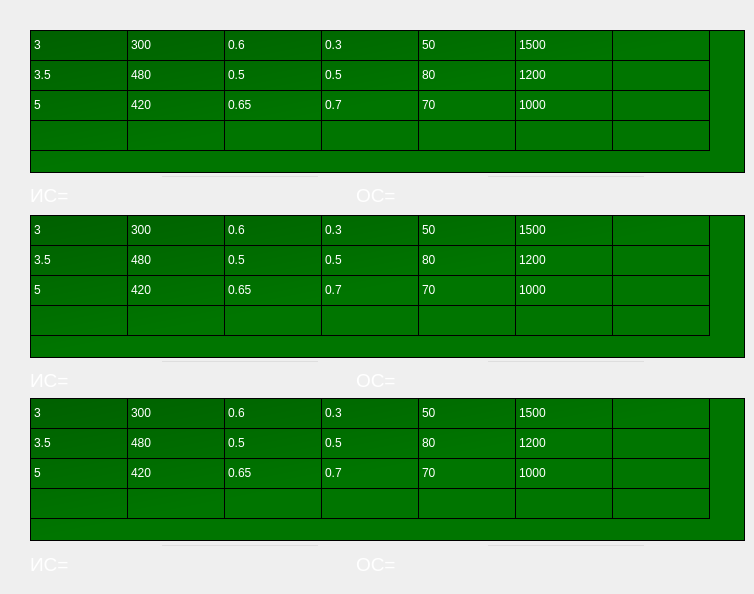
   <widget class="QWidget" name="MAI_5">
    <widget class="QTableWidget" name="tableWidget_33">
     <property name="geometry">
      <rect>
       <x>30</x>
       <y>30</y>
       <width>715</width>
       <height>143</height>
      </rect>
     </property>
     <property name="styleSheet">
      <string notr="true">QTableWidget
{
background-color: 
qlineargradient(x1: 0, y1: 0, x2: 0.5, y2: 0.5, stop: 0 #006000, stop: 1 #007500);
color:white;
}</string>
     </property>
     <property name="columnCount">
      <number>7</number>
     </property>
     <attribute name="horizontalHeaderVisible">
      <bool>false</bool>
     </attribute>
     <attribute name="horizontalHeaderCascadingSectionResizes">
      <bool>false</bool>
     </attribute>
     <attribute name="horizontalHeaderDefaultSectionSize">
      <number>97</number>
     </attribute>
     <attribute name="horizontalHeaderHighlightSections">
      <bool>false</bool>
     </attribute>
     <attribute name="verticalHeaderVisible">
      <bool>false</bool>
     </attribute>
     <attribute name="verticalHeaderCascadingSectionResizes">
      <bool>true</bool>
     </attribute>
     <attribute name="verticalHeaderHighlightSections">
      <bool>true</bool>
     </attribute>
     <row>
      <property name="text">
       <string>А</string>
      </property>
     </row>
     <row>
      <property name="text">
       <string>Б</string>
      </property>
     </row>
     <row>
      <property name="text">
       <string>В</string>
      </property>
     </row>
     <row>
      <property name="text">
       <string>sum</string>
      </property>
     </row>
     <column>
      <property name="text">
       <string>A</string>
      </property>
     </column>
     <column>
      <property name="text">
       <string>Б</string>
      </property>
     </column>
     <column>
      <property name="text">
       <string>В</string>
      </property>
     </column>
     <column>
      <property name="text">
       <string>П(а(i))</string>
      </property>
     </column>
     <column>
      <property name="text">
       <string>П(а(i))^(1/6)</string>
      </property>
     </column>
     <column>
      <property name="text">
       <string>x(i)</string>
      </property>
     </column>
     <column>
      <property name="text">
       <string>max(lambda)</string>
      </property>
     </column>
     <item row="0" column="0">
      <property name="text">
       <string>3</string>
      </property>
     </item>
     <item row="0" column="1">
      <property name="text">
       <string>300</string>
      </property>
     </item>
     <item row="0" column="2">
      <property name="text">
       <string>0.6</string>
      </property>
     </item>
     <item row="0" column="3">
      <property name="text">
       <string>0.3</string>
      </property>
     </item>
     <item row="0" column="4">
      <property name="text">
       <string>50</string>
      </property>
     </item>
     <item row="0" column="5">
      <property name="text">
       <string>1500</string>
      </property>
     </item>
     <item row="1" column="0">
      <property name="text">
       <string>3.5</string>
      </property>
     </item>
     <item row="1" column="1">
      <property name="text">
       <string>480</string>
      </property>
     </item>
     <item row="1" column="2">
      <property name="text">
       <string>0.5</string>
      </property>
     </item>
     <item row="1" column="3">
      <property name="text">
       <string>0.5</string>
      </property>
     </item>
     <item row="1" column="4">
      <property name="text">
       <string>80</string>
      </property>
     </item>
     <item row="1" column="5">
      <property name="text">
       <string>1200</string>
      </property>
     </item>
     <item row="2" column="0">
      <property name="text">
       <string>5</string>
      </property>
     </item>
     <item row="2" column="1">
      <property name="text">
       <string>420</string>
      </property>
     </item>
     <item row="2" column="2">
      <property name="text">
       <string>0.65</string>
      </property>
     </item>
     <item row="2" column="3">
      <property name="text">
       <string>0.7</string>
      </property>
     </item>
     <item row="2" column="4">
      <property name="text">
       <string>70</string>
      </property>
     </item>
     <item row="2" column="5">
      <property name="text">
       <string>1000</string>
      </property>
     </item>
    </widget>
    <widget class="QLineEdit" name="OS_9">
     <property name="geometry">
      <rect>
       <x>486</x>
       <y>175</y>
       <width>160</width>
       <height>30</height>
      </rect>
     </property>
     <property name="styleSheet">
      <string notr="true">QLineEdit
{
background: rgb(0,0,0,0);
color: white;
}</string>
     </property>
     <property name="text">
      <string/>
     </property>
    </widget>
    <widget class="QLabel" name="OS_1_l_9">
     <property name="geometry">
      <rect>
       <x>356</x>
       <y>175</y>
       <width>121</width>
       <height>41</height>
      </rect>
     </property>
     <property name="styleSheet">
      <string notr="true">QLabel
{
color: white;
}</string>
     </property>
     <property name="text">
      <string>&lt;html&gt;&lt;head/&gt;&lt;body&gt;&lt;p&gt;&lt;span style=&quot; font-size:14pt;&quot;&gt;ОС=&lt;/span&gt;&lt;/p&gt;&lt;/body&gt;&lt;/html&gt;</string>
     </property>
    </widget>
    <widget class="QLineEdit" name="IS_9">
     <property name="geometry">
      <rect>
       <x>160</x>
       <y>175</y>
       <width>160</width>
       <height>30</height>
      </rect>
     </property>
     <property name="styleSheet">
      <string notr="true">QLineEdit
{
background: rgb(0,0,0,0);
color: white;
}</string>
     </property>
     <property name="text">
      <string/>
     </property>
    </widget>
    <widget class="QLabel" name="IS_1_l_9">
     <property name="geometry">
      <rect>
       <x>30</x>
       <y>175</y>
       <width>121</width>
       <height>41</height>
      </rect>
     </property>
     <property name="styleSheet">
      <string notr="true">QLabel
{
color: white;
}</string>
     </property>
     <property name="text">
      <string>&lt;html&gt;&lt;head/&gt;&lt;body&gt;&lt;p&gt;&lt;span style=&quot; font-size:14pt;&quot;&gt;ИС=&lt;/span&gt;&lt;/p&gt;&lt;/body&gt;&lt;/html&gt;</string>
     </property>
    </widget>
    <widget class="QLabel" name="IS_1_l_10">
     <property name="geometry">
      <rect>
       <x>30</x>
       <y>360</y>
       <width>121</width>
       <height>41</height>
      </rect>
     </property>
     <property name="styleSheet">
      <string notr="true">QLabel
{
color: white;
}</string>
     </property>
     <property name="text">
      <string>&lt;html&gt;&lt;head/&gt;&lt;body&gt;&lt;p&gt;&lt;span style=&quot; font-size:14pt;&quot;&gt;ИС=&lt;/span&gt;&lt;/p&gt;&lt;/body&gt;&lt;/html&gt;</string>
     </property>
    </widget>
    <widget class="QLineEdit" name="IS_10">
     <property name="geometry">
      <rect>
       <x>160</x>
       <y>360</y>
       <width>160</width>
       <height>30</height>
      </rect>
     </property>
     <property name="styleSheet">
      <string notr="true">QLineEdit
{
background: rgb(0,0,0,0);
color: white;
}</string>
     </property>
     <property name="text">
      <string/>
     </property>
    </widget>
    <widget class="QLabel" name="OS_1_l_10">
     <property name="geometry">
      <rect>
       <x>356</x>
       <y>360</y>
       <width>121</width>
       <height>41</height>
      </rect>
     </property>
     <property name="styleSheet">
      <string notr="true">QLabel
{
color: white;
}</string>
     </property>
     <property name="text">
      <string>&lt;html&gt;&lt;head/&gt;&lt;body&gt;&lt;p&gt;&lt;span style=&quot; font-size:14pt;&quot;&gt;ОС=&lt;/span&gt;&lt;/p&gt;&lt;/body&gt;&lt;/html&gt;</string>
     </property>
    </widget>
    <widget class="QLineEdit" name="OS_10">
     <property name="geometry">
      <rect>
       <x>486</x>
       <y>360</y>
       <width>160</width>
       <height>30</height>
      </rect>
     </property>
     <property name="styleSheet">
      <string notr="true">QLineEdit
{
background: rgb(0,0,0,0);
color: white;
}</string>
     </property>
     <property name="text">
      <string/>
     </property>
    </widget>
    <widget class="QLineEdit" name="IS_11">
     <property name="geometry">
      <rect>
       <x>160</x>
       <y>544</y>
       <width>160</width>
       <height>30</height>
      </rect>
     </property>
     <property name="styleSheet">
      <string notr="true">QLineEdit
{
background: rgb(0,0,0,0);
color: white;
}</string>
     </property>
     <property name="text">
      <string/>
     </property>
    </widget>
    <widget class="QLabel" name="IS_1_l_11">
     <property name="geometry">
      <rect>
       <x>30</x>
       <y>544</y>
       <width>121</width>
       <height>41</height>
      </rect>
     </property>
     <property name="styleSheet">
      <string notr="true">QLabel
{
color: white;
}</string>
     </property>
     <property name="text">
      <string>&lt;html&gt;&lt;head/&gt;&lt;body&gt;&lt;p&gt;&lt;span style=&quot; font-size:14pt;&quot;&gt;ИС=&lt;/span&gt;&lt;/p&gt;&lt;/body&gt;&lt;/html&gt;</string>
     </property>
    </widget>
    <widget class="QLabel" name="OS_1_l_11">
     <property name="geometry">
      <rect>
       <x>356</x>
       <y>544</y>
       <width>121</width>
       <height>41</height>
      </rect>
     </property>
     <property name="styleSheet">
      <string notr="true">QLabel
{
color: white;
}</string>
     </property>
     <property name="text">
      <string>&lt;html&gt;&lt;head/&gt;&lt;body&gt;&lt;p&gt;&lt;span style=&quot; font-size:14pt;&quot;&gt;ОС=&lt;/span&gt;&lt;/p&gt;&lt;/body&gt;&lt;/html&gt;</string>
     </property>
    </widget>
    <widget class="QLineEdit" name="OS_11">
     <property name="geometry">
      <rect>
       <x>486</x>
       <y>544</y>
       <width>160</width>
       <height>30</height>
      </rect>
     </property>
     <property name="styleSheet">
      <string notr="true">QLineEdit
{
background: rgb(0,0,0,0);
color: white;
}</string>
     </property>
     <property name="text">
      <string/>
     </property>
    </widget>
    <widget class="QTableWidget" name="tableWidget_34">
     <property name="geometry">
      <rect>
       <x>30</x>
       <y>215</y>
       <width>715</width>
       <height>143</height>
      </rect>
     </property>
     <property name="styleSheet">
      <string notr="true">QTableWidget
{
background-color: 
qlineargradient(x1: 0, y1: 0, x2: 0.5, y2: 0.5, stop: 0 #006000, stop: 1 #007500);
color:white;
}</string>
     </property>
     <property name="columnCount">
      <number>7</number>
     </property>
     <attribute name="horizontalHeaderVisible">
      <bool>false</bool>
     </attribute>
     <attribute name="horizontalHeaderDefaultSectionSize">
      <number>97</number>
     </attribute>
     <attribute name="verticalHeaderVisible">
      <bool>false</bool>
     </attribute>
     <row>
      <property name="text">
       <string>А</string>
      </property>
     </row>
     <row>
      <property name="text">
       <string>Б</string>
      </property>
     </row>
     <row>
      <property name="text">
       <string>В</string>
      </property>
     </row>
     <row>
      <property name="text">
       <string>sum</string>
      </property>
     </row>
     <column>
      <property name="text">
       <string>A</string>
      </property>
     </column>
     <column>
      <property name="text">
       <string>Б</string>
      </property>
     </column>
     <column>
      <property name="text">
       <string>В</string>
      </property>
     </column>
     <column>
      <property name="text">
       <string>П(а(i))</string>
      </property>
     </column>
     <column>
      <property name="text">
       <string>П(а(i))^(1/6)</string>
      </property>
     </column>
     <column>
      <property name="text">
       <string>x(i)</string>
      </property>
     </column>
     <column>
      <property name="text">
       <string>max(lambda)</string>
      </property>
     </column>
     <item row="0" column="0">
      <property name="text">
       <string>3</string>
      </property>
     </item>
     <item row="0" column="1">
      <property name="text">
       <string>300</string>
      </property>
     </item>
     <item row="0" column="2">
      <property name="text">
       <string>0.6</string>
      </property>
     </item>
     <item row="0" column="3">
      <property name="text">
       <string>0.3</string>
      </property>
     </item>
     <item row="0" column="4">
      <property name="text">
       <string>50</string>
      </property>
     </item>
     <item row="0" column="5">
      <property name="text">
       <string>1500</string>
      </property>
     </item>
     <item row="1" column="0">
      <property name="text">
       <string>3.5</string>
      </property>
     </item>
     <item row="1" column="1">
      <property name="text">
       <string>480</string>
      </property>
     </item>
     <item row="1" column="2">
      <property name="text">
       <string>0.5</string>
      </property>
     </item>
     <item row="1" column="3">
      <property name="text">
       <string>0.5</string>
      </property>
     </item>
     <item row="1" column="4">
      <property name="text">
       <string>80</string>
      </property>
     </item>
     <item row="1" column="5">
      <property name="text">
       <string>1200</string>
      </property>
     </item>
     <item row="2" column="0">
      <property name="text">
       <string>5</string>
      </property>
     </item>
     <item row="2" column="1">
      <property name="text">
       <string>420</string>
      </property>
     </item>
     <item row="2" column="2">
      <property name="text">
       <string>0.65</string>
      </property>
     </item>
     <item row="2" column="3">
      <property name="text">
       <string>0.7</string>
      </property>
     </item>
     <item row="2" column="4">
      <property name="text">
       <string>70</string>
      </property>
     </item>
     <item row="2" column="5">
      <property name="text">
       <string>1000</string>
      </property>
     </item>
    </widget>
    <widget class="QTableWidget" name="tableWidget_35">
     <property name="geometry">
      <rect>
       <x>30</x>
       <y>398</y>
       <width>715</width>
       <height>143</height>
      </rect>
     </property>
     <property name="styleSheet">
      <string notr="true">QTableWidget
{
background-color: 
qlineargradient(x1: 0, y1: 0, x2: 0.5, y2: 0.5, stop: 0 #006000, stop: 1 #007500);
color:white;
}</string>
     </property>
     <property name="columnCount">
      <number>7</number>
     </property>
     <attribute name="horizontalHeaderVisible">
      <bool>false</bool>
     </attribute>
     <attribute name="horizontalHeaderDefaultSectionSize">
      <number>97</number>
     </attribute>
     <attribute name="verticalHeaderVisible">
      <bool>false</bool>
     </attribute>
     <row>
      <property name="text">
       <string>А</string>
      </property>
     </row>
     <row>
      <property name="text">
       <string>Б</string>
      </property>
     </row>
     <row>
      <property name="text">
       <string>В</string>
      </property>
     </row>
     <row>
      <property name="text">
       <string>sum</string>
      </property>
     </row>
     <column>
      <property name="text">
       <string>A</string>
      </property>
     </column>
     <column>
      <property name="text">
       <string>Б</string>
      </property>
     </column>
     <column>
      <property name="text">
       <string>В</string>
      </property>
     </column>
     <column>
      <property name="text">
       <string>П(а(i))</string>
      </property>
     </column>
     <column>
      <property name="text">
       <string>П(а(i))^(1/6)</string>
      </property>
     </column>
     <column>
      <property name="text">
       <string>x(i)</string>
      </property>
     </column>
     <column>
      <property name="text">
       <string>max(lambda)</string>
      </property>
     </column>
     <item row="0" column="0">
      <property name="text">
       <string>3</string>
      </property>
     </item>
     <item row="0" column="1">
      <property name="text">
       <string>300</string>
      </property>
     </item>
     <item row="0" column="2">
      <property name="text">
       <string>0.6</string>
      </property>
     </item>
     <item row="0" column="3">
      <property name="text">
       <string>0.3</string>
      </property>
     </item>
     <item row="0" column="4">
      <property name="text">
       <string>50</string>
      </property>
     </item>
     <item row="0" column="5">
      <property name="text">
       <string>1500</string>
      </property>
     </item>
     <item row="1" column="0">
      <property name="text">
       <string>3.5</string>
      </property>
     </item>
     <item row="1" column="1">
      <property name="text">
       <string>480</string>
      </property>
     </item>
     <item row="1" column="2">
      <property name="text">
       <string>0.5</string>
      </property>
     </item>
     <item row="1" column="3">
      <property name="text">
       <string>0.5</string>
      </property>
     </item>
     <item row="1" column="4">
      <property name="text">
       <string>80</string>
      </property>
     </item>
     <item row="1" column="5">
      <property name="text">
       <string>1200</string>
      </property>
     </item>
     <item row="2" column="0">
      <property name="text">
       <string>5</string>
      </property>
     </item>
     <item row="2" column="1">
      <property name="text">
       <string>420</string>
      </property>
     </item>
     <item row="2" column="2">
      <property name="text">
       <string>0.65</string>
      </property>
     </item>
     <item row="2" column="3">
      <property name="text">
       <string>0.7</string>
      </property>
     </item>
     <item row="2" column="4">
      <property name="text">
       <string>70</string>
      </property>
     </item>
     <item row="2" column="5">
      <property name="text">
       <string>1000</string>
      </property>
     </item>
    </widget>
   </widget>
